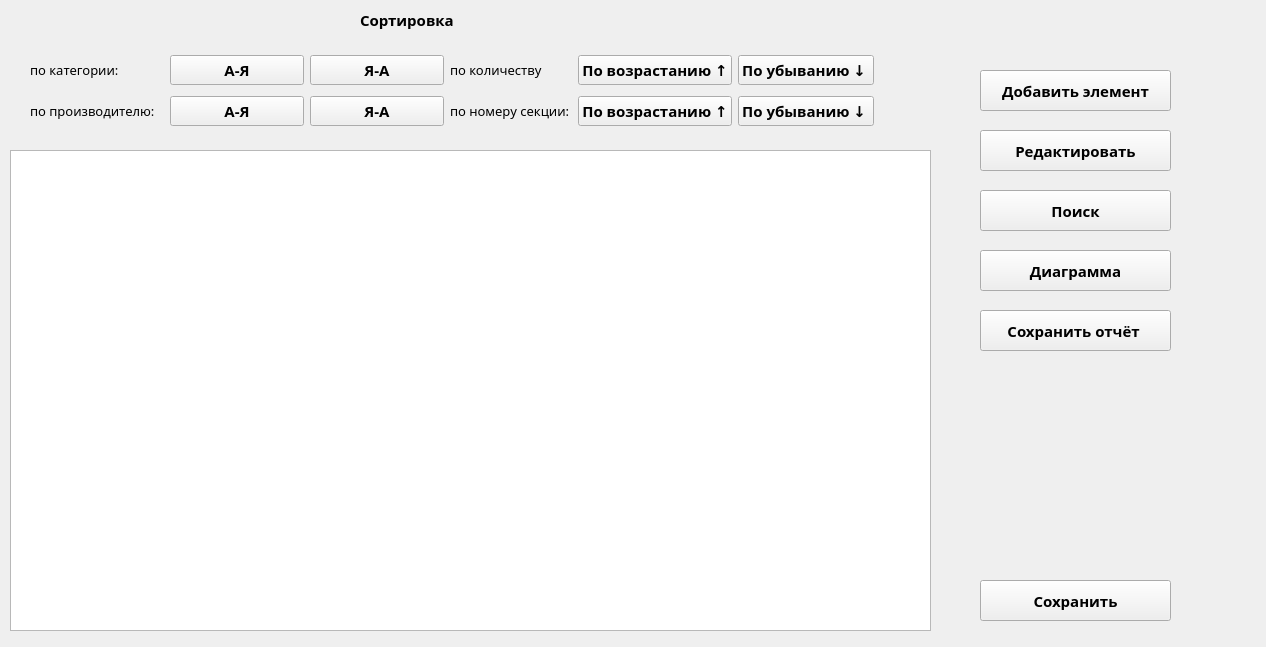
<?xml version="1.0" encoding="UTF-8"?>
<ui version="4.0">
 <class>Table</class>
 <widget class="QWidget" name="Table">
  <property name="geometry">
   <rect>
    <x>0</x>
    <y>0</y>
    <width>1266</width>
    <height>647</height>
   </rect>
  </property>
  <property name="windowTitle">
   <string>Form</string>
  </property>
  <property name="windowIcon">
   <iconset>
    <normaloff>../../../Pictures/ведро.jpg</normaloff>../../../Pictures/ведро.jpg</iconset>
  </property>
  <widget class="QPushButton" name="Exit2">
   <property name="geometry">
    <rect>
     <x>980</x>
     <y>580</y>
     <width>191</width>
     <height>41</height>
    </rect>
   </property>
   <property name="font">
    <font>
     <family>Ink Free</family>
     <pointsize>11</pointsize>
     <bold>true</bold>
    </font>
   </property>
   <property name="cursor">
    <cursorShape>PointingHandCursor</cursorShape>
   </property>
   <property name="text">
    <string>Сохранить</string>
   </property>
  </widget>
  <widget class="QTableWidget" name="tableWidget">
   <property name="geometry">
    <rect>
     <x>10</x>
     <y>150</y>
     <width>921</width>
     <height>481</height>
    </rect>
   </property>
   <property name="font">
    <font>
     <family>Century Gothic</family>
    </font>
   </property>
   <property name="editTriggers">
    <set>QAbstractItemView::EditTrigger::NoEditTriggers</set>
   </property>
  </widget>
  <widget class="QPushButton" name="AddElement">
   <property name="geometry">
    <rect>
     <x>980</x>
     <y>70</y>
     <width>191</width>
     <height>41</height>
    </rect>
   </property>
   <property name="font">
    <font>
     <family>Ink Free</family>
     <pointsize>11</pointsize>
     <bold>true</bold>
    </font>
   </property>
   <property name="cursor">
    <cursorShape>PointingHandCursor</cursorShape>
   </property>
   <property name="text">
    <string>Добавить элемент</string>
   </property>
  </widget>
  <widget class="QPushButton" name="Search">
   <property name="geometry">
    <rect>
     <x>980</x>
     <y>190</y>
     <width>191</width>
     <height>41</height>
    </rect>
   </property>
   <property name="font">
    <font>
     <family>Ink Free</family>
     <pointsize>11</pointsize>
     <bold>true</bold>
    </font>
   </property>
   <property name="cursor">
    <cursorShape>PointingHandCursor</cursorShape>
   </property>
   <property name="text">
    <string>Поиск</string>
   </property>
  </widget>
  <widget class="QPushButton" name="ReportButton">
   <property name="geometry">
    <rect>
     <x>980</x>
     <y>310</y>
     <width>191</width>
     <height>41</height>
    </rect>
   </property>
   <property name="font">
    <font>
     <family>Ink Free</family>
     <pointsize>11</pointsize>
     <bold>true</bold>
    </font>
   </property>
   <property name="cursor">
    <cursorShape>PointingHandCursor</cursorShape>
   </property>
   <property name="text">
    <string>Сохранить отчёт </string>
   </property>
  </widget>
  <widget class="QLabel" name="labelReport">
   <property name="geometry">
    <rect>
     <x>950</x>
     <y>370</y>
     <width>271</width>
     <height>31</height>
    </rect>
   </property>
   <property name="font">
    <font>
     <family>Ink Free</family>
     <pointsize>11</pointsize>
     <bold>true</bold>
    </font>
   </property>
   <property name="cursor">
    <cursorShape>ArrowCursor</cursorShape>
   </property>
   <property name="text">
    <string/>
   </property>
   <property name="alignment">
    <set>Qt::AlignmentFlag::AlignCenter</set>
   </property>
  </widget>
  <widget class="QPushButton" name="edit_table">
   <property name="geometry">
    <rect>
     <x>980</x>
     <y>130</y>
     <width>191</width>
     <height>41</height>
    </rect>
   </property>
   <property name="font">
    <font>
     <family>Ink Free</family>
     <pointsize>11</pointsize>
     <bold>true</bold>
    </font>
   </property>
   <property name="cursor">
    <cursorShape>PointingHandCursor</cursorShape>
   </property>
   <property name="text">
    <string>Редактировать</string>
   </property>
  </widget>
  <widget class="QLabel" name="label_5">
   <property name="geometry">
    <rect>
     <x>360</x>
     <y>10</y>
     <width>131</width>
     <height>20</height>
    </rect>
   </property>
   <property name="font">
    <font>
     <family>Century Gothic</family>
     <pointsize>11</pointsize>
     <bold>true</bold>
    </font>
   </property>
   <property name="text">
    <string>Сортировка</string>
   </property>
  </widget>
  <widget class="QWidget" name="layoutWidget">
   <property name="geometry">
    <rect>
     <x>30</x>
     <y>50</y>
     <width>844</width>
     <height>81</height>
    </rect>
   </property>
   <layout class="QHBoxLayout" name="horizontalLayout_5">
    <item>
     <layout class="QVBoxLayout" name="verticalLayout_2">
      <item>
       <layout class="QHBoxLayout" name="horizontalLayout_2">
        <item>
         <widget class="QLabel" name="label">
          <property name="font">
           <font>
            <family>Century Gothic</family>
            <pointsize>10</pointsize>
           </font>
          </property>
          <property name="text">
           <string>по категории:          </string>
          </property>
         </widget>
        </item>
        <item>
         <widget class="QPushButton" name="SortCategory1">
          <property name="font">
           <font>
            <family>Ink Free</family>
            <pointsize>11</pointsize>
            <bold>true</bold>
           </font>
          </property>
          <property name="cursor">
           <cursorShape>PointingHandCursor</cursorShape>
          </property>
          <property name="text">
           <string>А-Я</string>
          </property>
         </widget>
        </item>
        <item>
         <widget class="QPushButton" name="SortCategory2">
          <property name="font">
           <font>
            <family>Ink Free</family>
            <pointsize>11</pointsize>
            <bold>true</bold>
           </font>
          </property>
          <property name="cursor">
           <cursorShape>PointingHandCursor</cursorShape>
          </property>
          <property name="text">
           <string>Я-А</string>
          </property>
         </widget>
        </item>
       </layout>
      </item>
      <item>
       <layout class="QHBoxLayout" name="horizontalLayout_4">
        <item>
         <widget class="QLabel" name="label_2">
          <property name="font">
           <font>
            <family>Century Gothic</family>
            <pointsize>10</pointsize>
           </font>
          </property>
          <property name="text">
           <string>по производителю: </string>
          </property>
         </widget>
        </item>
        <item>
         <widget class="QPushButton" name="SortProducer1">
          <property name="font">
           <font>
            <family>Ink Free</family>
            <pointsize>11</pointsize>
            <bold>true</bold>
           </font>
          </property>
          <property name="cursor">
           <cursorShape>PointingHandCursor</cursorShape>
          </property>
          <property name="text">
           <string>А-Я</string>
          </property>
         </widget>
        </item>
        <item>
         <widget class="QPushButton" name="SortProducer2">
          <property name="font">
           <font>
            <family>Ink Free</family>
            <pointsize>11</pointsize>
            <bold>true</bold>
           </font>
          </property>
          <property name="cursor">
           <cursorShape>PointingHandCursor</cursorShape>
          </property>
          <property name="text">
           <string>Я-А</string>
          </property>
         </widget>
        </item>
       </layout>
      </item>
     </layout>
    </item>
    <item>
     <layout class="QVBoxLayout" name="verticalLayout">
      <item>
       <layout class="QHBoxLayout" name="horizontalLayout_3">
        <item>
         <widget class="QLabel" name="label_3">
          <property name="font">
           <font>
            <family>Century Gothic</family>
            <pointsize>10</pointsize>
           </font>
          </property>
          <property name="text">
           <string>по количеству         </string>
          </property>
         </widget>
        </item>
        <item>
         <widget class="QPushButton" name="SortQuantity1">
          <property name="font">
           <font>
            <family>Ink Free</family>
            <pointsize>11</pointsize>
            <bold>true</bold>
           </font>
          </property>
          <property name="cursor">
           <cursorShape>PointingHandCursor</cursorShape>
          </property>
          <property name="text">
           <string>По возрастанию ↑</string>
          </property>
         </widget>
        </item>
        <item>
         <widget class="QPushButton" name="SortQuantity2">
          <property name="font">
           <font>
            <family>Ink Free</family>
            <pointsize>11</pointsize>
            <bold>true</bold>
           </font>
          </property>
          <property name="cursor">
           <cursorShape>PointingHandCursor</cursorShape>
          </property>
          <property name="text">
           <string>По убыванию ↓ </string>
          </property>
         </widget>
        </item>
       </layout>
      </item>
      <item>
       <layout class="QHBoxLayout" name="horizontalLayout">
        <item>
         <widget class="QLabel" name="label_4">
          <property name="font">
           <font>
            <family>Century Gothic</family>
            <pointsize>10</pointsize>
           </font>
          </property>
          <property name="text">
           <string>по номеру секции:</string>
          </property>
         </widget>
        </item>
        <item>
         <widget class="QPushButton" name="SortNumSec1">
          <property name="font">
           <font>
            <family>Ink Free</family>
            <pointsize>11</pointsize>
            <bold>true</bold>
           </font>
          </property>
          <property name="cursor">
           <cursorShape>PointingHandCursor</cursorShape>
          </property>
          <property name="text">
           <string>По возрастанию ↑</string>
          </property>
         </widget>
        </item>
        <item>
         <widget class="QPushButton" name="SortNumSec2">
          <property name="font">
           <font>
            <family>Ink Free</family>
            <pointsize>11</pointsize>
            <bold>true</bold>
           </font>
          </property>
          <property name="cursor">
           <cursorShape>PointingHandCursor</cursorShape>
          </property>
          <property name="text">
           <string>По убыванию ↓ </string>
          </property>
         </widget>
        </item>
       </layout>
      </item>
     </layout>
    </item>
   </layout>
  </widget>
  <widget class="QPushButton" name="Diagram">
   <property name="geometry">
    <rect>
     <x>980</x>
     <y>250</y>
     <width>191</width>
     <height>41</height>
    </rect>
   </property>
   <property name="font">
    <font>
     <family>Ink Free</family>
     <pointsize>11</pointsize>
     <bold>true</bold>
    </font>
   </property>
   <property name="cursor">
    <cursorShape>PointingHandCursor</cursorShape>
   </property>
   <property name="text">
    <string>Диаграмма</string>
   </property>
  </widget>
  <widget class="QLabel" name="label_6">
   <property name="geometry">
    <rect>
     <x>1020</x>
     <y>340</y>
     <width>221</width>
     <height>231</height>
    </rect>
   </property>
   <property name="text">
    <string/>
   </property>
   <property name="pixmap">
    <pixmap>../../../Pictures/app.ico</pixmap>
   </property>
  </widget>
  <zorder>label_6</zorder>
  <zorder>Exit2</zorder>
  <zorder>tableWidget</zorder>
  <zorder>AddElement</zorder>
  <zorder>Search</zorder>
  <zorder>ReportButton</zorder>
  <zorder>labelReport</zorder>
  <zorder>edit_table</zorder>
  <zorder>label_5</zorder>
  <zorder>layoutWidget</zorder>
  <zorder>Diagram</zorder>
 </widget>
 <resources/>
 <connections/>
</ui>
